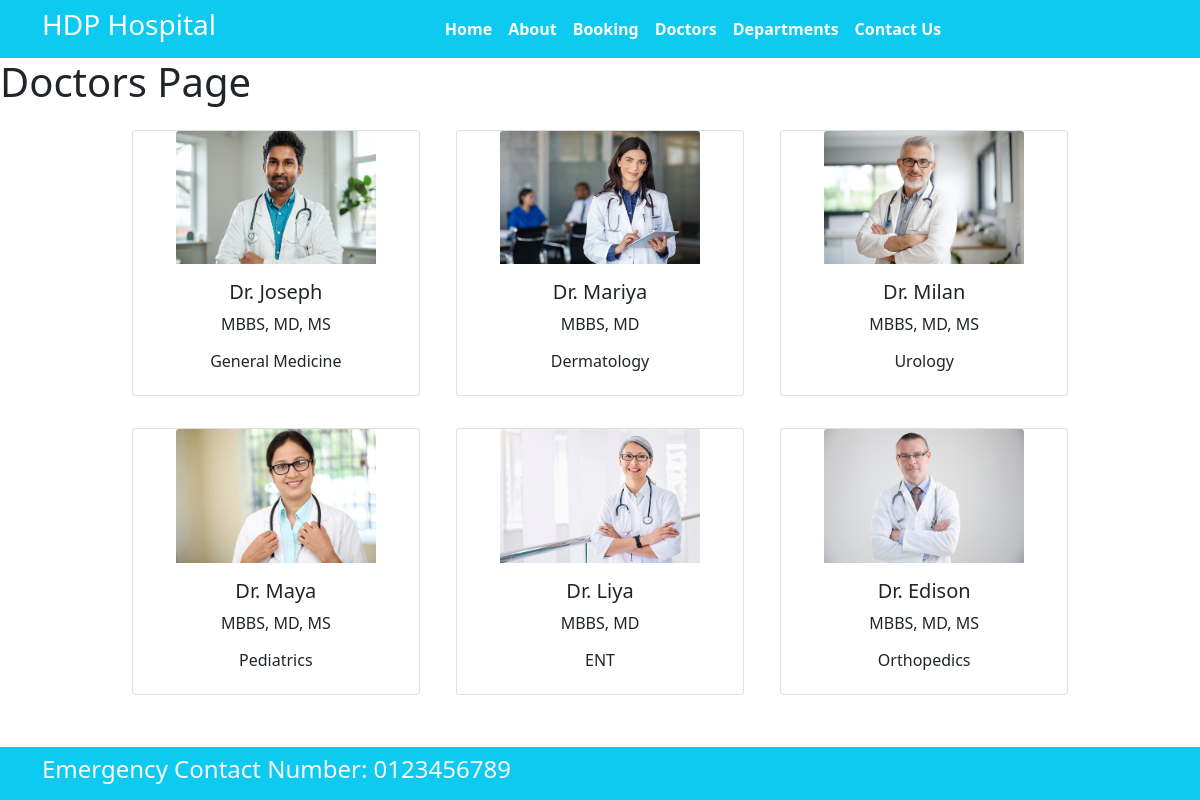
Page /doctors on the committed database.
### home/models.py (models this page shows, shortened)
class Doctors(models.Model):
    doc_name = models.CharField(max_length=255)
    doc_spec = models.CharField(max_length=255)
    dep_name = models.ForeignKey(Departments, on_delete=models.CASCADE)
    doc_image = models.ImageField(upload_to='doctors')

class Departments(models.Model):
    dep_name = models.CharField(max_length=100)
    dep_description = models.TextField()
    def __str__(self):
        return self.dep_name

### home/views.py (the view)
# urls.py: path('doctors', views.doctors, name='doctors'),
def doctors(request):
    dict_docs = {
        'doctors': Doctors.objects.all()
    }
    return render(request, 'doctors.html', dict_docs)

### templates/doctors.html (shortened to what this page needs)
{% extends 'base.html' %}
{% block content%}
<h1>Doctors Page</h1>
<div class="container text-center">
    {% for d in doctors%}
    <div class="card text-center mx-3 my-3" style="width: 18rem; display:inline-block">
        <img src="{{d.doc_image.url}}" class="card-img-top mx-auto" style="max-width: 200px;" alt="...">
             <div class="card-body">
                 <h5 class="card-title">Dr. {{d.doc_name}}</h5>
                 <p class="card-text">{{d.doc_spec}}</p>
                 <h6>{{d.dep_name}}</h6>
             </div>
    </div>
    {% endfor %}
</div>
{% endblock %}

### templates/base.html (shortened to what this page needs)
{% load static %}
<!DOCTYPE html>
<html>
  <head>
    <link rel="stylesheet"
      href=" https://cdn.jsdelivr.net/npm/bootstrap@5.1.3/dist/css/bootstrap.min.css ">
    <link rel="stylesheet"
      href="https://use.fontawesome.com/releases/v5.2.0/css/all.css">
    <link rel="stylesheet"
      href="{% static '/css/style.css' %}">
  </head>
  <body>
    <nav class="navbar bg-info navbar-expand-md ">
      <div class="container">
        <div class="col-2 text-left pl-md-0">
          <h3 class="text-white"> HDP Hospital </h3>
        </div>
        <div
          class="collapse navbar-collapse justify-content-center col-md-8 navbar-collapse-3">
          <ul class="navbar-nav justify-content-center  fw-bold">
            <li class="nav-item active">
              <a class="nav-link text-white" href="{% url 'home' %}">Home </a>
            </li>
            <li class="nav-item">
              <a class="nav-link text-white" href="{% url 'home' %}">About</a>
            </li>
            <li class="nav-item">
              <a class="nav-link text-white" href="{% url 'booking' %}">Booking</a>
            </li>
            <li class="nav-item">
              <a class="nav-link text-white" href="{% url 'doctors' %}">Doctors</a>
            </li>
			 <li class="nav-item">
              <a class="nav-link text-white" href="{% url 'department' %}">Departments</a>
            </li>
            <li class="nav-item">
              <a class="nav-link text-white" href="{% url 'contact' %}">Contact Us</a>
            </li>
          </ul>
        </div>
      </div>
    </nav>
    {% block content%}{% endblock %}
    <section class="fixed-bottom">
      <footer class="pt-2 pb-2  bg-info text-light">
        <div class="container">
          <div class="row align-items-center">
            <div class="col-12 col-md-8">
              <h4>Emergency Contact Number: 0123456789</h4>
            </div>
          </div>
        </div>
      </footer>
    </section>
  </body>
</html>

### rows in the picture
Doctors: doc_image (picture), doc_name "Joseph", doc_spec "MBBS, MD, MS", dep_name "General Medicine"
Doctors: doc_image (picture), doc_name "Mariya", doc_spec "MBBS, MD", dep_name "Dermatology"
Doctors: doc_image (picture), doc_name "Milan", doc_spec "MBBS, MD, MS", dep_name "Urology"
Doctors: doc_image (picture), doc_name "Maya", doc_spec "MBBS, MD, MS", dep_name "Pediatrics"
Doctors: doc_image (picture), doc_name "Liya", doc_spec "MBBS, MD", dep_name "ENT"
Doctors: doc_image (picture), doc_name "Edison", doc_spec "MBBS, MD, MS", dep_name "Orthopedics"
